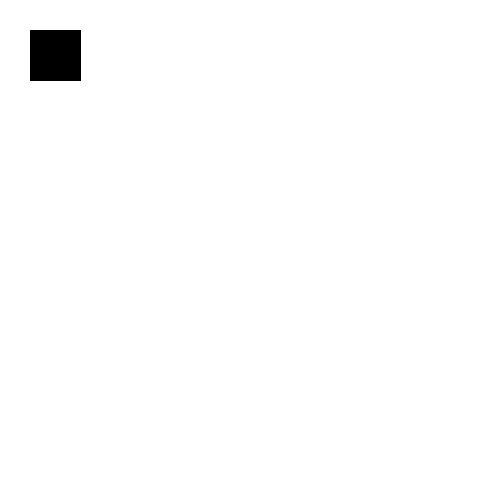
Frame 1 (no input)
Frame 60 (the mouse pressed at the canvas centre just before this capture): identical to frame 1, image omitted
Frame 120 (the mouse held since frame 60 and released just before this capture): identical to frame 1, image omitted

The Processing sketch that drew this single still picture (run headless with seeded random() and noise(); from frame 60 on, the mouse is pressed at the canvas centre):

// Processing sketch: processing_75730
// ── processing_75730.pde

//Move and Bounce
//by Dongzhi
int x = 30;
int y = 30;
float []bgColor = {255,255,255};

void setup() {
  size(480, 480);
  background(bgColor[0],bgColor[1],bgColor[2]);
}

void draw() {
  fill(0);
  rect(x, y, 50, 50);

  if (keyPressed) {
    if (key == 'd') {
      //Incrase the X value
      background(bgColor[0],bgColor[1],bgColor[2]);
      if(x < 430){
        x++;
      }else{
        x = 430;
        bounce();
        changeBack();
      }
      rect(x, y, 50, 50);
    }

    else if (key == 'a') {
      background(bgColor[0],bgColor[1],bgColor[2]);
      if(x > 0){
        x--;
      }else{
        x = 0;
        bounce();
        changeBack();
      }
      rect(x, y, 50, 50);
    }
    
    else if(key == 'w'){
      background(bgColor[0],bgColor[1],bgColor[2]);
      if(y > 0){
        y--;
      }else{
        y = 0;
        bounce();
        changeBack();
      }
      rect(x,y,50,50);
    }
    
    else if(key == 's'){
      background(bgColor[0],bgColor[1],bgColor[2]);
      if(y < 430){
        y++;
      }else{
        y = 430;
        bounce();
        changeBack();
      }
      rect(x,y,50,50);
    }
  }
}


void changeBack(){
   bgColor[0]= random(255);
   bgColor[1]= random(255);
   bgColor[2]= random(255);
   background(bgColor[0],bgColor[1],bgColor[2]);
}


void bounce(){
    if(x == 0){
      for(int i=0;i<10;i++){
        background(bgColor[0],bgColor[1],bgColor[2]);
        x++;
      }
    }
    else if(x == 430){
      for(int i=0;i<10;i++){
        background(bgColor[0],bgColor[1],bgColor[2]);
        x--;
      }
    }
    else if(y == 0){
      for(int i=0;i<10;i++){
        background(bgColor[0],bgColor[1],bgColor[2]);
        y++;
      }
    }
    else if(y == 430){
      for(int i=0;i<10;i++){
        background(bgColor[0],bgColor[1],bgColor[2]);
        y--;
      }
    }
}
